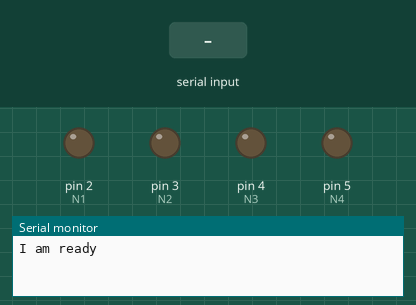
Recording of a sketch running on a simulated Arduino Uno, built with avr-gcc and run on an emulated ATmega328P. On the bench: output pins drawn as LEDs (lit = HIGH), the last lines printed to the serial monitor. Dashed ring = blinking. Inputs (shaded band) come from the test bench.

Above: at 1.2 s.
1.3 s: "2" received over Serial
At 1.6 s:
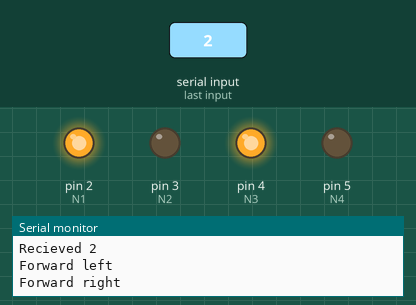
3.8 s: "3" received over Serial
At 4.2 s:
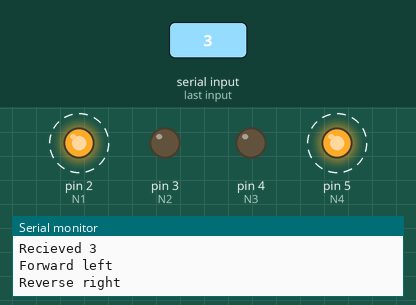
6.8 s: "4" received over Serial
At 8.0 s:
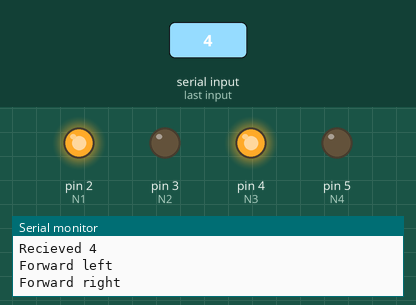
8.3 s: "0" received over Serial
At 9.3 s:
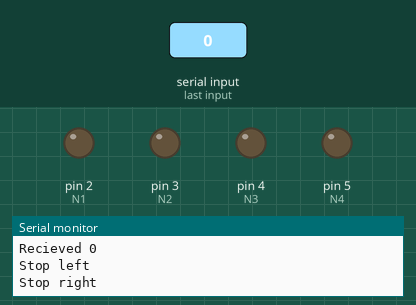
Timing chart, 0 to 10.8 s (numbered marks = the images above; inputs shaded):
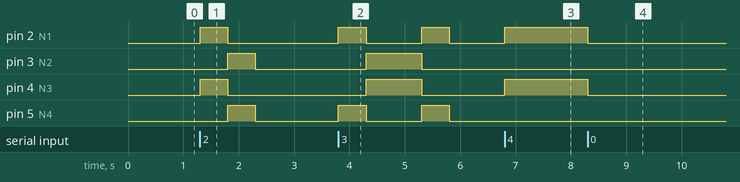

Measured:
- after the input at 1.3 s, pin 2 (N1), pin 4 (N3): LOW → HIGH at once, → LOW 0.50 s later; pin 3 (N2), pin 5 (N4): LOW → HIGH after 0.50 s, → LOW 0.50 s later
- after the input at 3.8 s, pin 2 (N1), pin 5 (N4): alternates HIGH for 0.50 s and LOW for 1.0 s, starting at once; pin 3 (N2), pin 4 (N3): LOW → HIGH after 0.50 s, → LOW 1.0 s later
- after the input at 6.8 s, pin 2 (N1), pin 4 (N3): LOW → HIGH at once
- after the input at 8.3 s, pin 2 (N1), pin 4 (N3): HIGH → LOW at once

The sketch:

TestWheels.ino
```cpp
#define N1 2
#define N2 3
#define N3 4
#define N4 5

void neutral(){
    stopAll();
}

void sad(){
    Serial.println("Sad");
    reverse();
    delay(500);
    stopAll();
}

void happy(){
    forward();
    delay(500);
    reverse();
    delay(500);
    stopAll();
}

void angry(){
    leftForward();
    rightReverse();
    delay(500);
    leftReverse();
    rightForward();
    delay(1000);
    leftForward();
    rightReverse();
    delay(500);
    stopAll();
}

void scared(){
    forward();
}
void disgusted(){}

void forward(){
    leftForward();
    rightForward();
}
void reverse(){
    leftReverse();
    rightReverse();
}
void stopAll(){
    leftStop();
    rightStop();
}
void leftStop(){
    digitalWrite(N1, LOW);
    digitalWrite(N2, LOW);
    Serial.println("Stop left");
}
void rightStop(){
    digitalWrite(N3, LOW);
    digitalWrite(N4, LOW);
    Serial.println("Stop right");
}
void leftForward(){
    digitalWrite(N1, HIGH);
    digitalWrite(N2, LOW);
    Serial.println("Forward left");
}
void rightForward(){
    digitalWrite(N3, HIGH);
    digitalWrite(N4, LOW);
    Serial.println("Forward right");
}
void leftReverse(){
    digitalWrite(N1, LOW);
    digitalWrite(N2, HIGH);
    Serial.println("Reverse left");
}
void rightReverse(){
    digitalWrite(N3, LOW);
    digitalWrite(N4, HIGH);
    Serial.println("Reverse right");
}

void setup(){
    pinMode(N1, OUTPUT);
    pinMode(N2, OUTPUT);
    pinMode(N3, OUTPUT);
    pinMode(N4, OUTPUT);

    Serial.begin(9600);
    Serial.println("I am ready");
}

void loop(){
    char in = '9';
    if (Serial.available() > 0){
        in = Serial.read();
        Serial.print("Recieved ");
        Serial.println(in);
    }
    switch (in){
        case '0':
        neutral();
        break;
        case '1':
        sad();
        break;
        case '2':
        happy();
        break;
        case '3':
        angry();
        break;
        case '4':
        scared();
        break;
        case '5':
        disgusted();
        break;
    }
}
```
